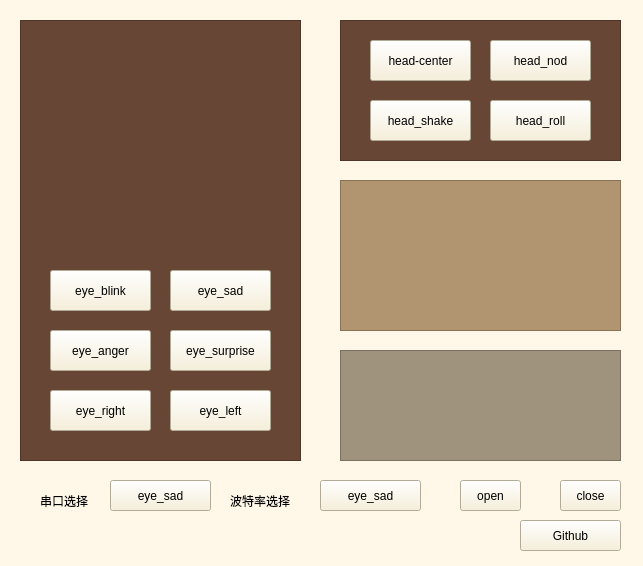
<?xml version="1.0" encoding="UTF-8"?>
<ui version="4.0">
 <class>Widget</class>
 <widget class="QWidget" name="Widget">
  <property name="geometry">
   <rect>
    <x>0</x>
    <y>0</y>
    <width>643</width>
    <height>566</height>
   </rect>
  </property>
  <property name="windowTitle">
   <string>Widget</string>
  </property>
  <property name="styleSheet">
   <string notr="true">background-color: rgb(255, 248, 232);</string>
  </property>
  <widget class="QPushButton" name="pushButton">
   <property name="geometry">
    <rect>
     <x>370</x>
     <y>40</y>
     <width>101</width>
     <height>41</height>
    </rect>
   </property>
   <property name="styleSheet">
    <string notr="true">background-color: rgb(247, 238, 211);
font: 12pt &quot;Modern No. 20&quot;;
color: rgb(0, 0, 0);</string>
   </property>
   <property name="text">
    <string>head-center</string>
   </property>
  </widget>
  <widget class="QPushButton" name="pushButton_2">
   <property name="geometry">
    <rect>
     <x>490</x>
     <y>40</y>
     <width>101</width>
     <height>41</height>
    </rect>
   </property>
   <property name="styleSheet">
    <string notr="true">background-color: rgb(247, 238, 211);
font: 12pt &quot;Modern No. 20&quot;;
color: rgb(0, 0, 0);</string>
   </property>
   <property name="text">
    <string>head_nod</string>
   </property>
  </widget>
  <widget class="QPushButton" name="pushButton_3">
   <property name="geometry">
    <rect>
     <x>370</x>
     <y>100</y>
     <width>101</width>
     <height>41</height>
    </rect>
   </property>
   <property name="styleSheet">
    <string notr="true">background-color: rgb(247, 238, 211);
font: 12pt &quot;Modern No. 20&quot;;
color: rgb(0, 0, 0);</string>
   </property>
   <property name="text">
    <string>head_shake</string>
   </property>
  </widget>
  <widget class="QPushButton" name="pushButton_4">
   <property name="geometry">
    <rect>
     <x>490</x>
     <y>100</y>
     <width>101</width>
     <height>41</height>
    </rect>
   </property>
   <property name="styleSheet">
    <string notr="true">background-color: rgb(247, 238, 211);
font: 12pt &quot;Modern No. 20&quot;;
color: rgb(0, 0, 0);</string>
   </property>
   <property name="text">
    <string>head_roll</string>
   </property>
  </widget>
  <widget class="QListView" name="listView">
   <property name="geometry">
    <rect>
     <x>340</x>
     <y>20</y>
     <width>281</width>
     <height>141</height>
    </rect>
   </property>
   <property name="styleSheet">
    <string notr="true">background-color: rgb(103, 70, 54);</string>
   </property>
  </widget>
  <widget class="QListView" name="listView_2">
   <property name="geometry">
    <rect>
     <x>340</x>
     <y>180</y>
     <width>281</width>
     <height>151</height>
    </rect>
   </property>
   <property name="styleSheet">
    <string notr="true">background-color: rgb(177, 148, 112);</string>
   </property>
  </widget>
  <widget class="QListView" name="listView_4">
   <property name="geometry">
    <rect>
     <x>20</x>
     <y>20</y>
     <width>281</width>
     <height>441</height>
    </rect>
   </property>
   <property name="styleSheet">
    <string notr="true">background-color: rgb(103, 70, 54);</string>
   </property>
  </widget>
  <widget class="QPushButton" name="pushButton_5">
   <property name="geometry">
    <rect>
     <x>50</x>
     <y>270</y>
     <width>101</width>
     <height>41</height>
    </rect>
   </property>
   <property name="styleSheet">
    <string notr="true">background-color: rgb(247, 238, 211);
font: 12pt &quot;Modern No. 20&quot;;
color: rgb(0, 0, 0);</string>
   </property>
   <property name="text">
    <string>eye_blink</string>
   </property>
  </widget>
  <widget class="QPushButton" name="pushButton_6">
   <property name="geometry">
    <rect>
     <x>170</x>
     <y>270</y>
     <width>101</width>
     <height>41</height>
    </rect>
   </property>
   <property name="styleSheet">
    <string notr="true">background-color: rgb(247, 238, 211);
font: 12pt &quot;Modern No. 20&quot;;
color: rgb(0, 0, 0);</string>
   </property>
   <property name="text">
    <string>eye_sad</string>
   </property>
  </widget>
  <widget class="QPushButton" name="pushButton_7">
   <property name="geometry">
    <rect>
     <x>170</x>
     <y>330</y>
     <width>101</width>
     <height>41</height>
    </rect>
   </property>
   <property name="styleSheet">
    <string notr="true">background-color: rgb(247, 238, 211);
font: 12pt &quot;Modern No. 20&quot;;
color: rgb(0, 0, 0);</string>
   </property>
   <property name="text">
    <string>eye_surprise</string>
   </property>
  </widget>
  <widget class="QPushButton" name="pushButton_8">
   <property name="geometry">
    <rect>
     <x>50</x>
     <y>330</y>
     <width>101</width>
     <height>41</height>
    </rect>
   </property>
   <property name="styleSheet">
    <string notr="true">background-color: rgb(247, 238, 211);
font: 12pt &quot;Modern No. 20&quot;;
color: rgb(0, 0, 0);</string>
   </property>
   <property name="text">
    <string>eye_anger</string>
   </property>
  </widget>
  <widget class="QPushButton" name="pushButton_9">
   <property name="geometry">
    <rect>
     <x>50</x>
     <y>390</y>
     <width>101</width>
     <height>41</height>
    </rect>
   </property>
   <property name="styleSheet">
    <string notr="true">background-color: rgb(247, 238, 211);
font: 12pt &quot;Modern No. 20&quot;;
color: rgb(0, 0, 0);</string>
   </property>
   <property name="text">
    <string>eye_right</string>
   </property>
  </widget>
  <widget class="QPushButton" name="pushButton_10">
   <property name="geometry">
    <rect>
     <x>170</x>
     <y>390</y>
     <width>101</width>
     <height>41</height>
    </rect>
   </property>
   <property name="styleSheet">
    <string notr="true">background-color: rgb(247, 238, 211);
font: 12pt &quot;Modern No. 20&quot;;
color: rgb(0, 0, 0);</string>
   </property>
   <property name="text">
    <string>eye_left</string>
   </property>
  </widget>
  <widget class="QTextEdit" name="textEdit">
   <property name="geometry">
    <rect>
     <x>340</x>
     <y>350</y>
     <width>281</width>
     <height>111</height>
    </rect>
   </property>
   <property name="styleSheet">
    <string notr="true">background-color: rgb(160, 147, 125);</string>
   </property>
  </widget>
  <widget class="QListView" name="listView_3">
   <property name="geometry">
    <rect>
     <x>50</x>
     <y>50</y>
     <width>211</width>
     <height>192</height>
    </rect>
   </property>
   <property name="styleSheet">
    <string notr="true">border-image: url(:/new/prefix1/robot.png);
background-color: rgba(255, 255, 255, 0);</string>
   </property>
  </widget>
  <widget class="QPushButton" name="pushButton_11">
   <property name="geometry">
    <rect>
     <x>110</x>
     <y>480</y>
     <width>101</width>
     <height>31</height>
    </rect>
   </property>
   <property name="styleSheet">
    <string notr="true">background-color: rgb(247, 238, 211);
font: 12pt &quot;Modern No. 20&quot;;
color: rgb(0, 0, 0);</string>
   </property>
   <property name="text">
    <string>eye_sad</string>
   </property>
  </widget>
  <widget class="QPushButton" name="pushButton_12">
   <property name="geometry">
    <rect>
     <x>320</x>
     <y>480</y>
     <width>101</width>
     <height>31</height>
    </rect>
   </property>
   <property name="styleSheet">
    <string notr="true">background-color: rgb(247, 238, 211);
font: 12pt &quot;Modern No. 20&quot;;
color: rgb(0, 0, 0);</string>
   </property>
   <property name="text">
    <string>eye_sad</string>
   </property>
  </widget>
  <widget class="QLabel" name="label">
   <property name="geometry">
    <rect>
     <x>40</x>
     <y>490</y>
     <width>61</width>
     <height>21</height>
    </rect>
   </property>
   <property name="styleSheet">
    <string notr="true">font: 10pt &quot;Microsoft YaHei UI&quot;;
color: rgb(0, 0, 0);</string>
   </property>
   <property name="text">
    <string>串口选择</string>
   </property>
  </widget>
  <widget class="QLabel" name="label_2">
   <property name="geometry">
    <rect>
     <x>230</x>
     <y>490</y>
     <width>71</width>
     <height>21</height>
    </rect>
   </property>
   <property name="styleSheet">
    <string notr="true">font: 10pt &quot;Microsoft YaHei UI&quot;;
color: rgb(0, 0, 0);</string>
   </property>
   <property name="text">
    <string>波特率选择</string>
   </property>
  </widget>
  <widget class="QPushButton" name="pushButton_13">
   <property name="geometry">
    <rect>
     <x>460</x>
     <y>480</y>
     <width>61</width>
     <height>31</height>
    </rect>
   </property>
   <property name="styleSheet">
    <string notr="true">background-color: rgb(247, 238, 211);
font: 12pt &quot;Modern No. 20&quot;;
color: rgb(0, 0, 0);</string>
   </property>
   <property name="text">
    <string>open</string>
   </property>
  </widget>
  <widget class="QPushButton" name="pushButton_14">
   <property name="geometry">
    <rect>
     <x>560</x>
     <y>480</y>
     <width>61</width>
     <height>31</height>
    </rect>
   </property>
   <property name="styleSheet">
    <string notr="true">background-color: rgb(247, 238, 211);
font: 12pt &quot;Modern No. 20&quot;;
color: rgb(0, 0, 0);</string>
   </property>
   <property name="text">
    <string>close</string>
   </property>
  </widget>
  <widget class="QPushButton" name="pushButton_15">
   <property name="geometry">
    <rect>
     <x>520</x>
     <y>520</y>
     <width>101</width>
     <height>31</height>
    </rect>
   </property>
   <property name="styleSheet">
    <string notr="true">background-color: rgb(247, 238, 211);
font: 12pt &quot;Modern No. 20&quot;;
color: rgb(0, 0, 0);</string>
   </property>
   <property name="text">
    <string>Github</string>
   </property>
  </widget>
  <zorder>listView</zorder>
  <zorder>pushButton</zorder>
  <zorder>pushButton_2</zorder>
  <zorder>pushButton_3</zorder>
  <zorder>pushButton_4</zorder>
  <zorder>listView_2</zorder>
  <zorder>listView_4</zorder>
  <zorder>pushButton_5</zorder>
  <zorder>pushButton_6</zorder>
  <zorder>pushButton_7</zorder>
  <zorder>pushButton_8</zorder>
  <zorder>pushButton_9</zorder>
  <zorder>pushButton_10</zorder>
  <zorder>textEdit</zorder>
  <zorder>listView_3</zorder>
  <zorder>pushButton_11</zorder>
  <zorder>pushButton_12</zorder>
  <zorder>label</zorder>
  <zorder>label_2</zorder>
  <zorder>pushButton_13</zorder>
  <zorder>pushButton_14</zorder>
  <zorder>pushButton_15</zorder>
 </widget>
 <resources/>
 <connections/>
</ui>
